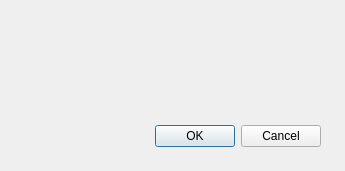
<?xml version="1.0" encoding="UTF-8"?>
<ui version="4.0">
 <class>NewFolderDialog</class>
 <widget class="QDialog" name="NewFolderDialog">
  <property name="geometry">
   <rect>
    <x>0</x>
    <y>0</y>
    <width>345</width>
    <height>171</height>
   </rect>
  </property>
  <property name="windowTitle">
   <string>Dialog</string>
  </property>
  <widget class="QDialogButtonBox" name="buttonBox">
   <property name="geometry">
    <rect>
     <x>20</x>
     <y>120</y>
     <width>301</width>
     <height>32</height>
    </rect>
   </property>
   <property name="orientation">
    <enum>Qt::Horizontal</enum>
   </property>
   <property name="standardButtons">
    <set>QDialogButtonBox::Cancel|QDialogButtonBox::Ok</set>
   </property>
  </widget>
 </widget>
 <resources/>
 <connections>
  <connection>
   <sender>buttonBox</sender>
   <signal>accepted()</signal>
   <receiver>NewFolderDialog</receiver>
   <slot>accept()</slot>
   <hints>
    <hint type="sourcelabel">
     <x>248</x>
     <y>254</y>
    </hint>
    <hint type="destinationlabel">
     <x>157</x>
     <y>274</y>
    </hint>
   </hints>
  </connection>
  <connection>
   <sender>buttonBox</sender>
   <signal>rejected()</signal>
   <receiver>NewFolderDialog</receiver>
   <slot>reject()</slot>
   <hints>
    <hint type="sourcelabel">
     <x>316</x>
     <y>260</y>
    </hint>
    <hint type="destinationlabel">
     <x>286</x>
     <y>274</y>
    </hint>
   </hints>
  </connection>
 </connections>
</ui>
